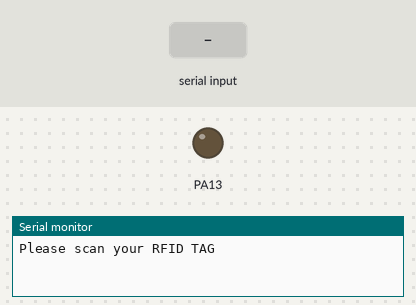
A sketch run on a simulated STM32 Blue Pill. Shown: output pins drawn as LEDs (lit = HIGH), the last lines printed to the serial monitor. Inputs (shaded band) come from the test bench.

Above: at 1.8 s.
1.9 s: "AB123456789A" received over Serial
At 2.3 s:
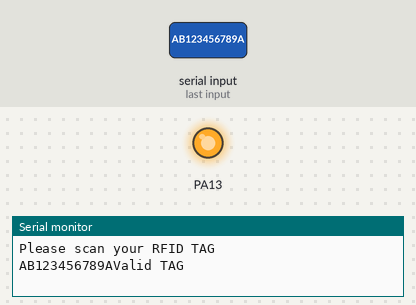
Timing chart, 0 to 4.9 s (numbered marks = the images above; inputs shaded):
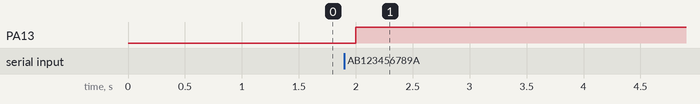

The sketch:

RFID_2.ino
```cpp
int count = 0;
char c;
String id;

void setup() {
  Serial.begin(9600);
  pinMode(PA13, OUTPUT);
  Serial.println("Please scan your RFID TAG");

}

void loop() {
  while(Serial.available()>0)
  {
    c = Serial.read();
   count++;
   id += c;
   if(count == 12)
    {
      Serial.print(id);
      //break;

      if(id=="AB123456789A")
      {
        Serial.println("Valid TAG");
        digitalWrite(PA13, HIGH);
      }
      else
      {
      digitalWrite(PA13, LOW);
      Serial.println("Invalid TAG");
      }
    }
  }
  count = 0;
  id="";
  delay(500);

}
```

Measured:
- after the input at 1.9 s, PA13: LOW → HIGH after 0.10 s
